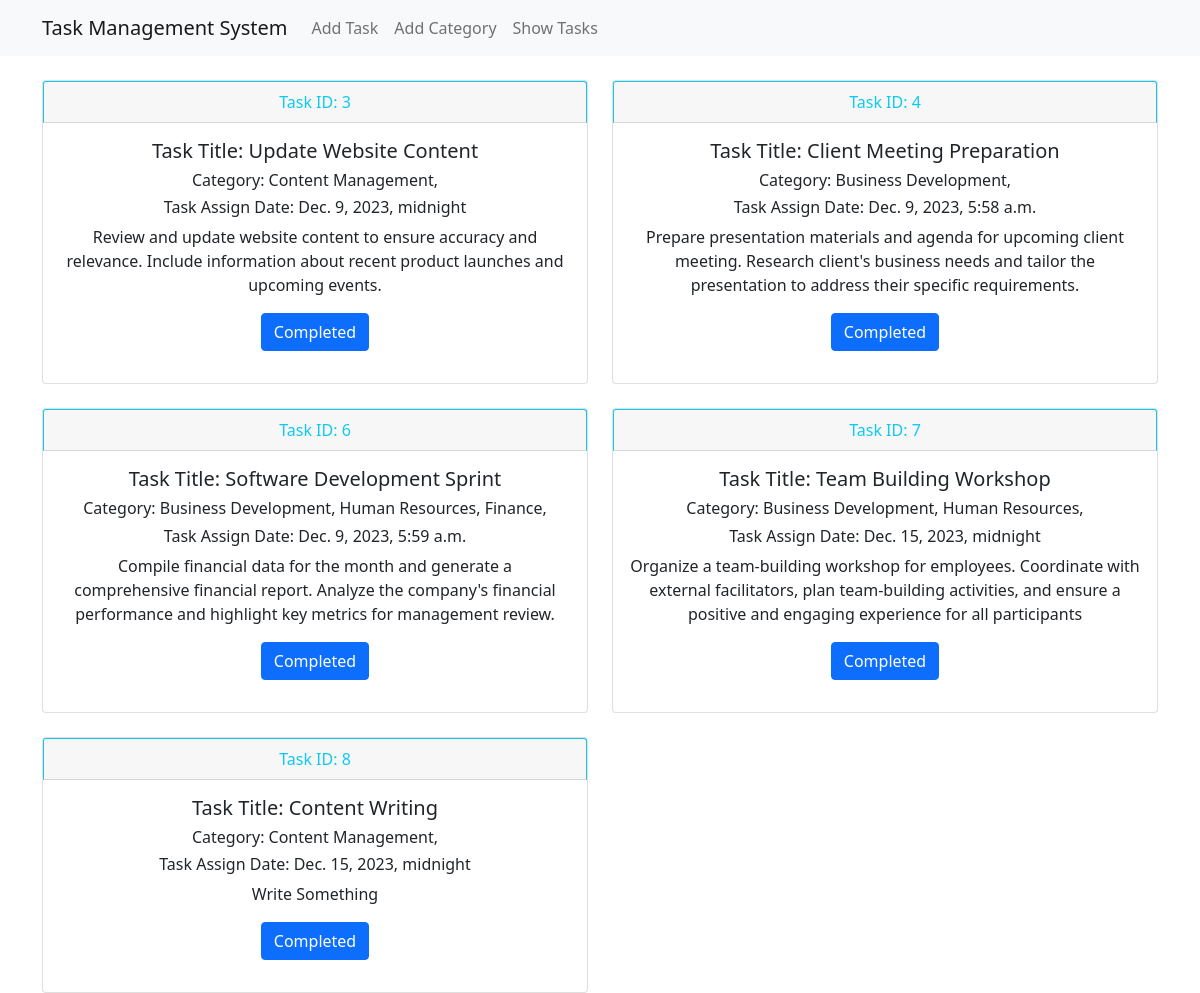
The app's page /taskshow/, older data.
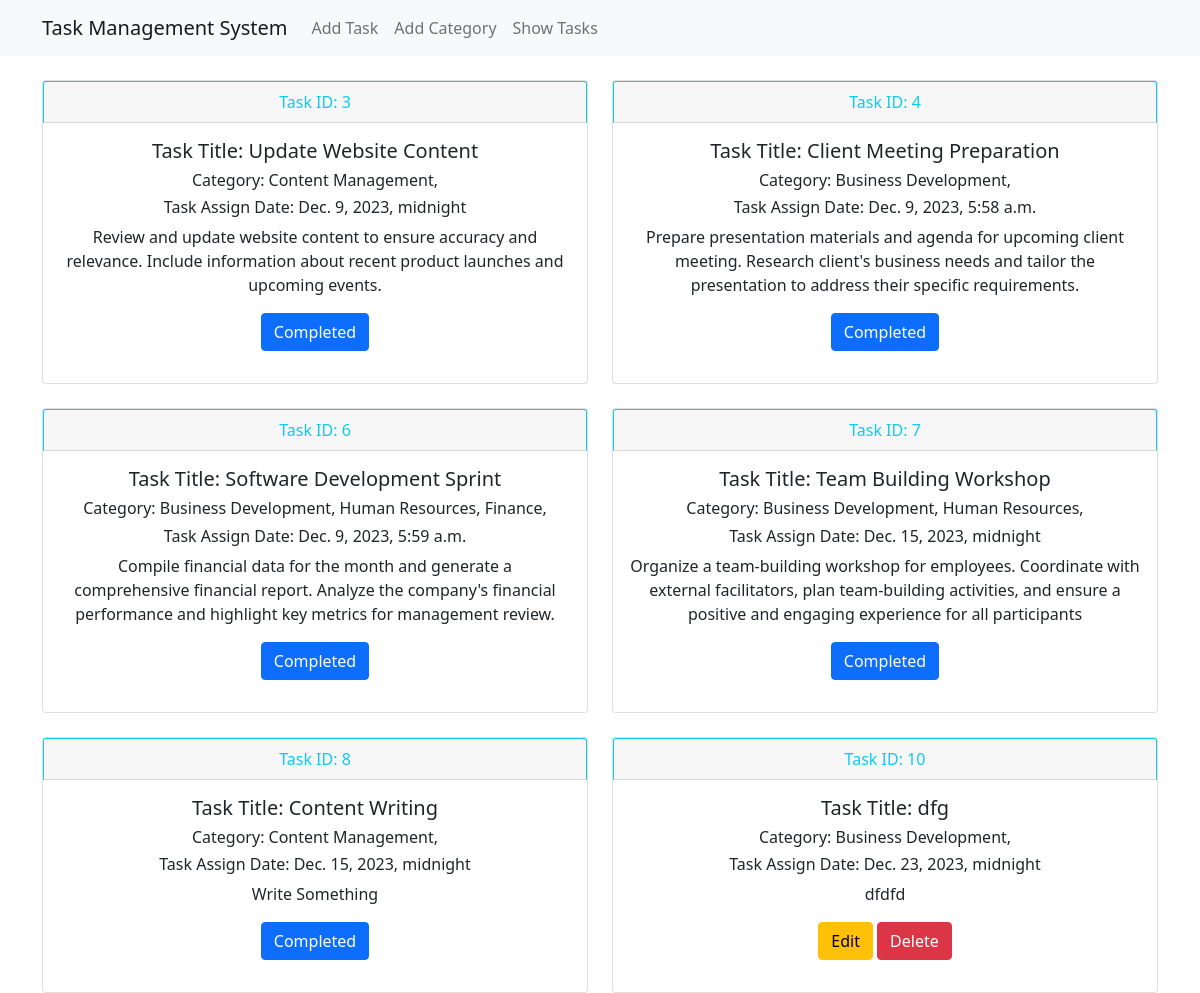
The same page, newer data.
### task/models.py (models this page shows, shortened)
class TaskModel(models.Model):
    taskTitle = models.CharField(max_length=100)
    taskCategory = models.ManyToManyField(CategoryModel)
    taskDescreption = models.TextField()
    isCompleted = models.BooleanField(default=False)
    taskAssignDate = models.DateTimeField()

### category/models.py (models this page shows, shortened)
class CategoryModel(models.Model):
    categoryName = models.CharField(max_length=50)

### task/views.py (the view)
# urls.py: path('taskshow/', views.showTask, name = 'taskshow'),
def showTask(request):
    alltask = TaskModel.objects.all()
    return render(request, 'taskshow.html', {"data": alltask})

### task/templates/taskshow.html
{% extends "base.html" %}
{% load static %}
{% load crispy_forms_tags %}
{% block content %}
<div class="row row-cols-1 row-cols-md-2 g-4">
    {% for task in data %}
    <div class="col">
        <div class="card text-center">
            <div class="card-header btn btn-outline-info">Task ID: {{task.id}}</div>
            <div class="card-body">
              <h5 class="card-title">Task Title: {{task.taskTitle}} </h5>
              <h6 class="card-title">Category: {% for cat in task.taskCategory.all %}
                {{cat.categoryName}},
                {% endfor %} </h6>
                <h6 class="card-title">Task Assign Date: {{task.taskAssignDate}} </h6>
              <p class="card-text">
                {{task.taskDescreption}}
              </p>
              <p>
                {% if task.isCompleted %}
                <a href="#" class="btn btn-primary">Completed</a>
                {% else %}
                <a href="{% url "edittask" task.id %}" class="btn btn-warning">Edit</a>
                <a href="{% url "deletetask" task.id %}" class="btn btn-danger">Delete</a>
                {% endif %}
              </p>
            </div>
        </div>
    </div>
    {% endfor %}
  </div>
{% endblock content %}

### templates/base.html (shortened to what this page needs)
{% load static %}
<!DOCTYPE html>
<html lang="en">
<head>
    <link rel="stylesheet" href="https://cdn.jsdelivr.net/npm/bootstrap@5.0.2/dist/css/bootstrap.min.css">
</head>
<body>
<nav class="navbar navbar-expand-lg navbar-light bg-light">
    <div class="container">
        <a class="navbar-brand" href="{% url "home" %}">Task Management System</a>
        <div class="collapse navbar-collapse" id="navbarNav">
            <ul class="navbar-nav">
                <li class="nav-item">
                    <a class="nav-link" href="{% url "addtask" %}">Add Task</a>
                </li>
                <li class="nav-item">
                    <a class="nav-link" href="{% url "category" %}">Add Category</a>
                </li>
                <li class="nav-item">
                    <a class="nav-link" href="{% url "taskshow" %}">Show Tasks</a>
                </li>
            </ul>
        </div>
    </div>
</nav>
<div class="container mt-4">
    {% block content %}{% endblock %}
</div>
</body>
</html>

Row changes from the older to the newer data that the page shows:
added TaskModel: id "10", taskTitle "dfg", taskAssignDate "Dec. 23, 2023, midnight", taskDescreption "dfdfd", isCompleted "Edit", CategoryModel (categoryName "Business Development")
